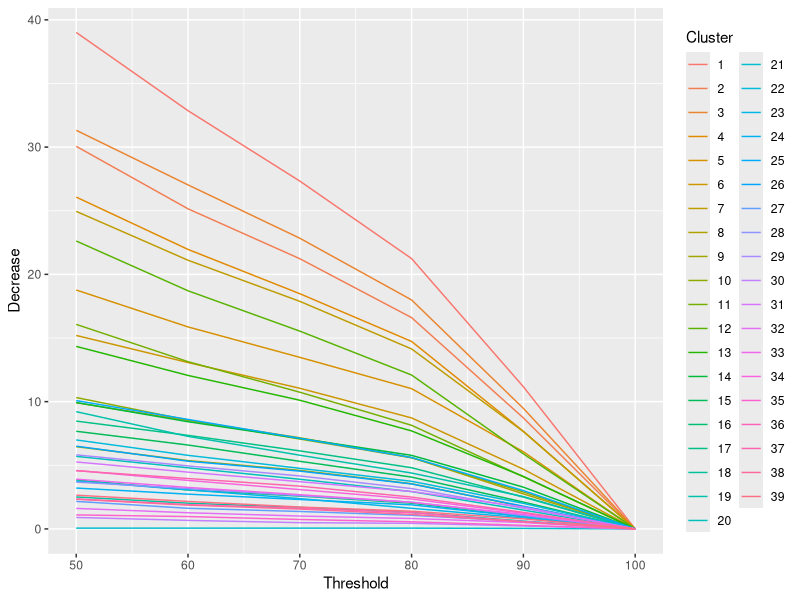
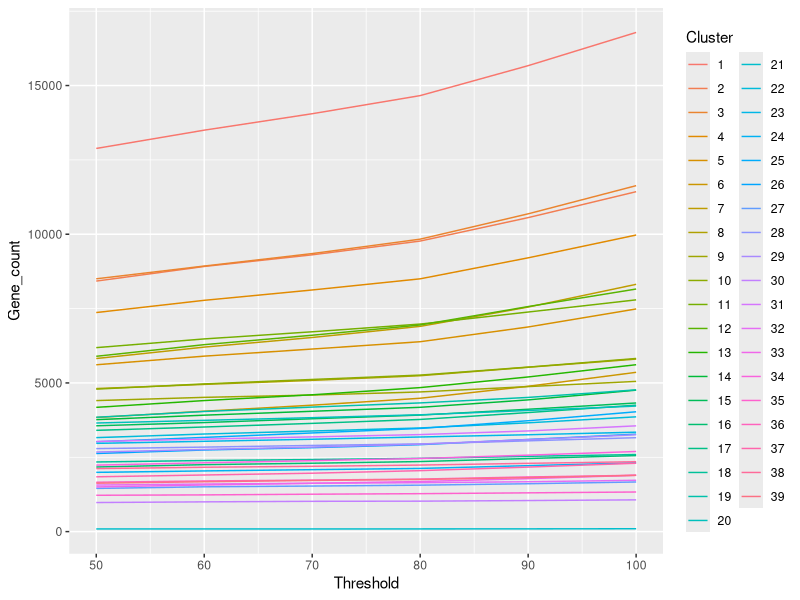
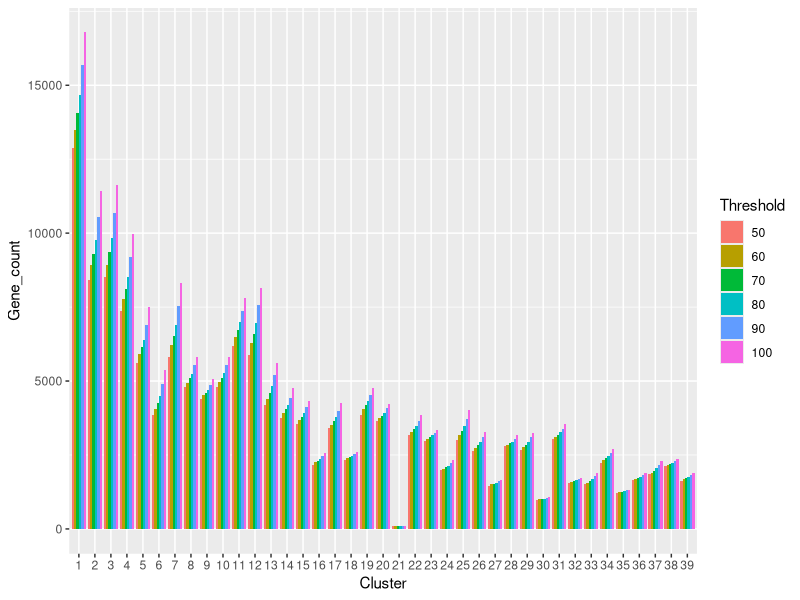
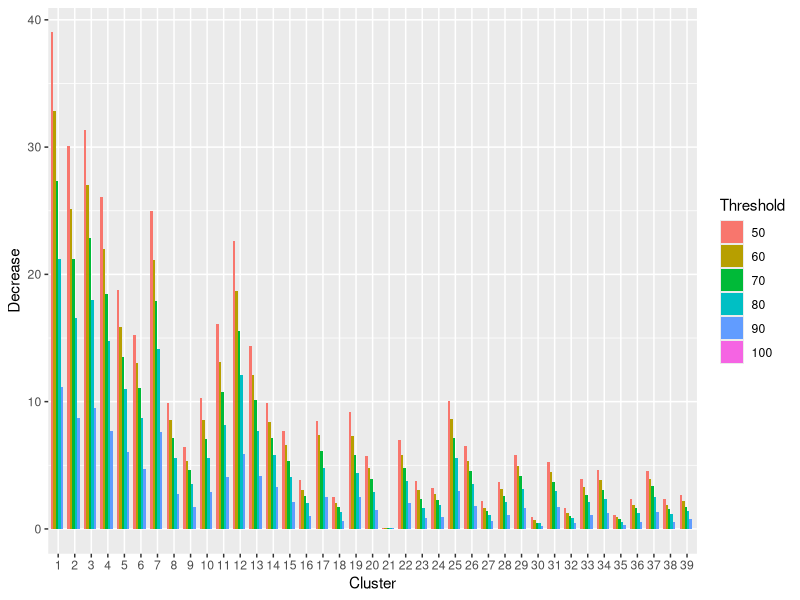
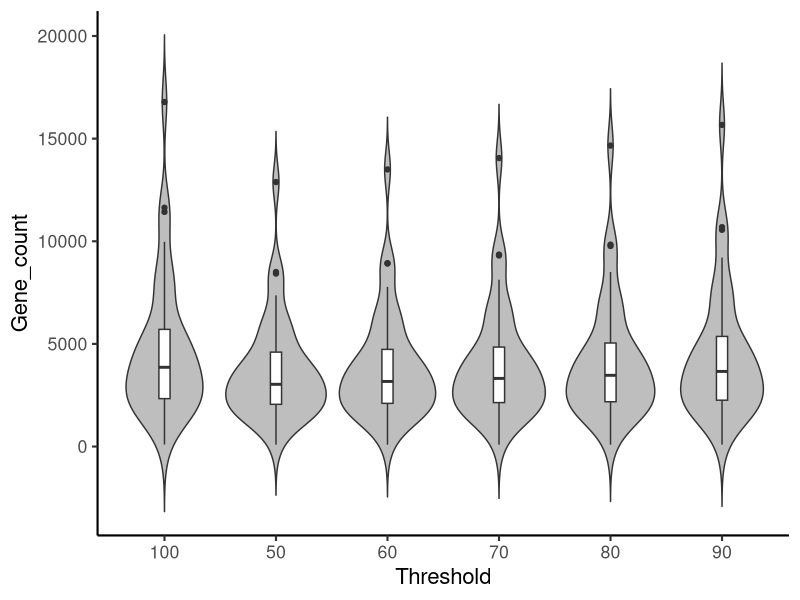
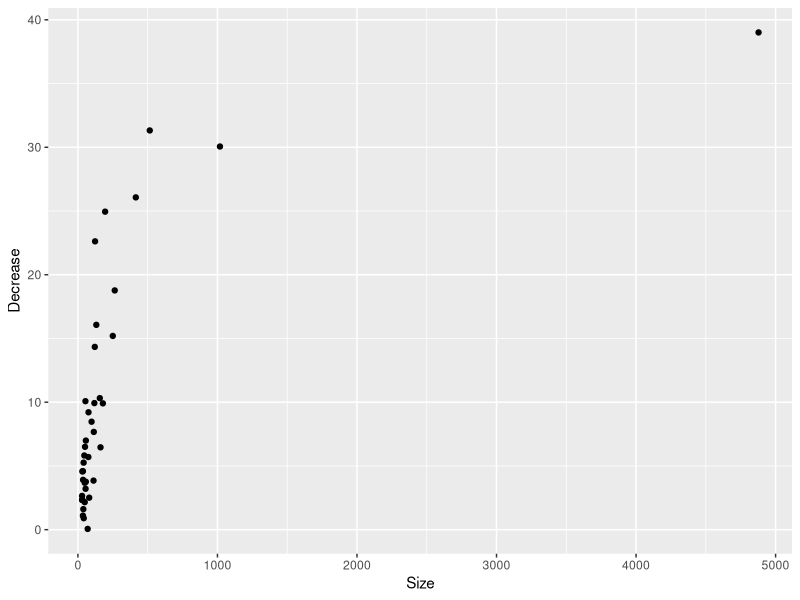
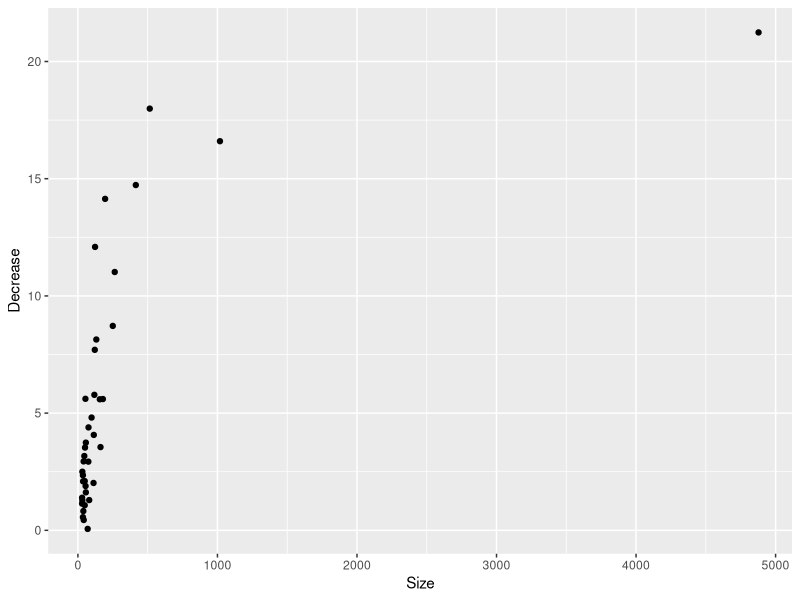

These charts were generated, in order, by the following R code:
library(ggplot2)
library(RColorBrewer)


setwd("/Users/gh11/e_colis/poppunk/rare_genes/")


df = read.table("rare_filtering_summary.csv", sep = ",",
                header = T, stringsAsFactors = F, comment.char = "")
df$Cluster = factor(df$Cluster, 1:max(unique(df$Cluster)))


ggplot(df, aes(x = Threshold, y = Decrease, col = Cluster)) + geom_line()
ggplot(df, aes(x = Threshold, y = Gene_count, col = Cluster)) + geom_line()


df$Threshold = as.character(df$Threshold)
df$Threshold = factor(df$Threshold, c(50,60,70,80,90,100))
ggplot(df, aes(x = Cluster, y = Gene_count, fill = Threshold)) + geom_bar(stat = "identity", position = "dodge")

ggplot(df, aes(x = Cluster, y = Decrease, fill = Threshold)) + geom_bar(stat = "identity", position = "dodge")

df$Threshold = as.character(df$Threshold)
ggplot(df, aes(x = Threshold, y = Gene_count)) +
  geom_violin(trim=FALSE, fill="gray")  +
  geom_boxplot(width=0.1)+
  theme_classic(base_size = 16)

cluster_sizes = read.table("../dists_analysis/cluster_sizes.csv", sep = ",",
                           header = T, comment.char = "", stringsAsFactors = F)
df = cbind(df, Size = cluster_sizes$Size[match(df$Cluster, cluster_sizes$Cluster)])

fifty = df[which(df$Threshold == 50),]
ggplot(fifty, aes(x = Size, y = Decrease)) + geom_point()

eighty = df[which(df$Threshold == 80),]
ggplot(eighty, aes(x = Size, y = Decrease)) + geom_point()
